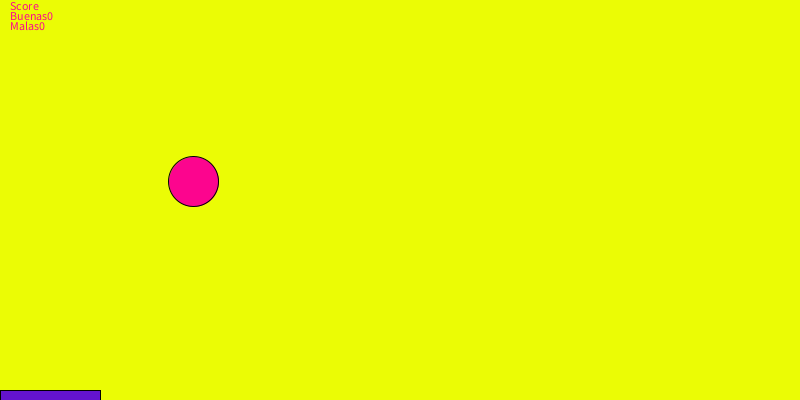
Frame 1 (no input)
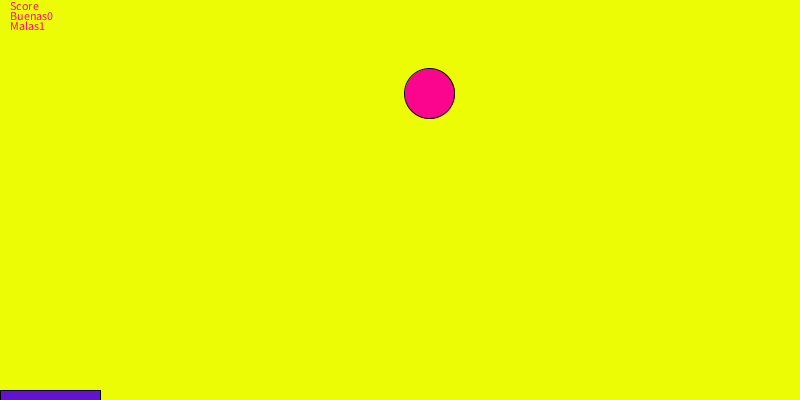
Frame 60 (the mouse pressed at the canvas centre just before this capture)
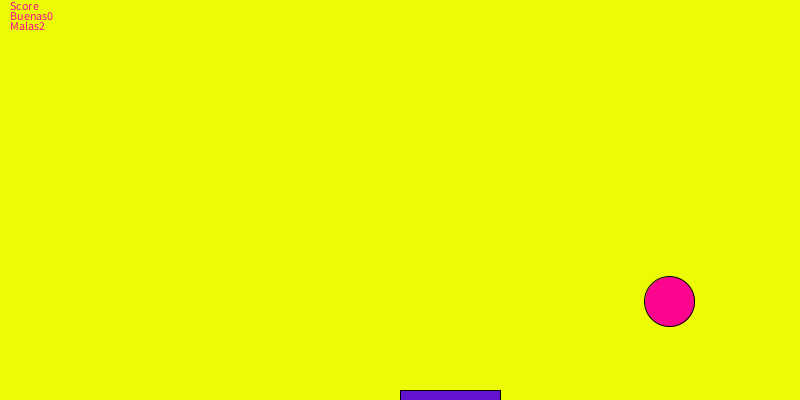
Frame 120 (the mouse held since frame 60 and released just before this capture)

The Processing sketch that drew these frames (run headless with seeded random() and noise(); from frame 60 on, the mouse is pressed at the canvas centre):

// Processing sketch: processing_76506
// ── processing_76506.pde

float posX=random(300);
float posY=random(700);
float sentidoX=4;
float sentidoY=8;
int buenas=0;
int malas=0;
void setup() {
  size (800,400);
  background (235,252,5);
}
void draw () {
  background (235,252,5);
  fill (99,19,206);

rect (mouseX,height-10,100,10);
fill (252,5,142);
ellipse (posX,posY,50,50);
posY=posY+sentidoY;
posX=posX+sentidoX;

if (posY>=height-30) {
  sentidoY= -sentidoY;
  float distancia = abs (mouseX-posX);
  if (distancia<=100) buenas= buenas+1;
  else malas=malas+1;
  
}
if (posY-30<= 0) {
  sentidoY=-sentidoY;
}
if (posX >= width -30) {
sentidoX =-sentidoX; 

}
if (posX-30 <= 0) {
  sentidoX=-sentidoX;
}
text ("Score",10,10);
text ("Buenas"+ buenas,10,20);
text ("Malas" + malas,10,30);

}
